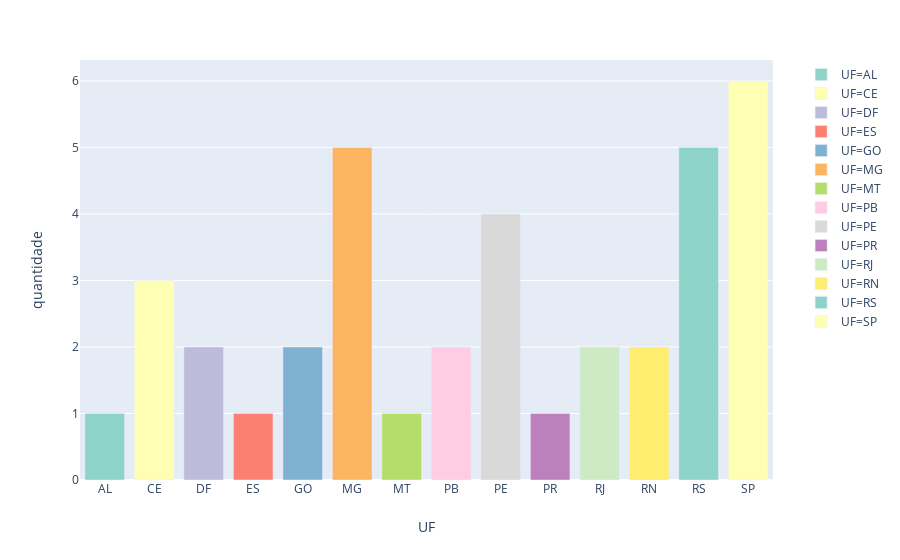

This figure's notebook cell:
### Code cell
px.bar(
    pd.DataFrame(uf).reset_index(),
    x = 'UF',
    y = 'quantidade',
    color = 'UF',
    color_discrete_sequence = py.colors.qualitative.Set3
)

### Figure 1 — Plotly figure (JSON) as saved in the notebook; plotly's stock layout.template omitted (floating-point values rounded to 4 significant figures)
{"data": [{"alignmentgroup": "True", "hoverlabel": {"namelength": 0}, "hovertemplate": "UF=%{x}<br>quantidade=%{y}", "legendgroup": "UF=AL", "marker": {"color": "rgb(141,211,199)"}, "name": "UF=AL", "offsetgroup": "UF=AL", "orientation": "v", "showlegend": true, "textposition": "auto", "type": "bar", "x": ["AL"], "xaxis": "x", "y": [1], "yaxis": "y"}, {"alignmentgroup": "True", "hoverlabel": {"namelength": 0}, "hovertemplate": "UF=%{x}<br>quantidade=%{y}", "legendgroup": "UF=CE", "marker": {"color": "rgb(255,255,179)"}, "name": "UF=CE", "offsetgroup": "UF=CE", "orientation": "v", "showlegend": true, "textposition": "auto", "type": "bar", "x": ["CE"], "xaxis": "x", "y": [3], "yaxis": "y"}, {"alignmentgroup": "True", "hoverlabel": {"namelength": 0}, "hovertemplate": "UF=%{x}<br>quantidade=%{y}", "legendgroup": "UF=DF", "marker": {"color": "rgb(190,186,218)"}, "name": "UF=DF", "offsetgroup": "UF=DF", "orientation": "v", "showlegend": true, "textposition": "auto", "type": "bar", "x": ["DF"], "xaxis": "x", "y": [2], "yaxis": "y"}, {"alignmentgroup": "True", "hoverlabel": {"namelength": 0}, "hovertemplate": "UF=%{x}<br>quantidade=%{y}", "legendgroup": "UF=ES", "marker": {"color": "rgb(251,128,114)"}, "name": "UF=ES", "offsetgroup": "UF=ES", "orientation": "v", "showlegend": true, "textposition": "auto", "type": "bar", "x": ["ES"], "xaxis": "x", "y": [1], "yaxis": "y"}, {"alignmentgroup": "True", "hoverlabel": {"namelength": 0}, "hovertemplate": "UF=%{x}<br>quantidade=%{y}", "legendgroup": "UF=GO", "marker": {"color": "rgb(128,177,211)"}, "name": "UF=GO", "offsetgroup": "UF=GO", "orientation": "v", "showlegend": true, "textposition": "auto", "type": "bar", "x": ["GO"], "xaxis": "x", "y": [2], "yaxis": "y"}, {"alignmentgroup": "True", "hoverlabel": {"namelength": 0}, "hovertemplate": "UF=%{x}<br>quantidade=%{y}", "legendgroup": "UF=MG", "marker": {"color": "rgb(253,180,98)"}, "name": "UF=MG", "offsetgroup": "UF=MG", "orientation": "v", "showlegend": true, "textposition": "auto", "type": "bar", "x": ["MG"], "xaxis": "x", "y": [5], "yaxis": "y"}, {"alignmentgroup": "True", "hoverlabel": {"namelength": 0}, "hovertemplate": "UF=%{x}<br>quantidade=%{y}", "legendgroup": "UF=MT", "marker": {"color": "rgb(179,222,105)"}, "name": "UF=MT", "offsetgroup": "UF=MT", "orientation": "v", "showlegend": true, "textposition": "auto", "type": "bar", "x": ["MT"], "xaxis": "x", "y": [1], "yaxis": "y"}, {"alignmentgroup": "True", "hoverlabel": {"namelength": 0}, "hovertemplate": "UF=%{x}<br>quantidade=%{y}", "legendgroup": "UF=PB", "marker": {"color": "rgb(252,205,229)"}, "name": "UF=PB", "offsetgroup": "UF=PB", "orientation": "v", "showlegend": true, "textposition": "auto", "type": "bar", "x": ["PB"], "xaxis": "x", "y": [2], "yaxis": "y"}, {"alignmentgroup": "True", "hoverlabel": {"namelength": 0}, "hovertemplate": "UF=%{x}<br>quantidade=%{y}", "legendgroup": "UF=PE", "marker": {"color": "rgb(217,217,217)"}, "name": "UF=PE", "offsetgroup": "UF=PE", "orientation": "v", "showlegend": true, "textposition": "auto", "type": "bar", "x": ["PE"], "xaxis": "x", "y": [4], "yaxis": "y"}, {"alignmentgroup": "True", "hoverlabel": {"namelength": 0}, "hovertemplate": "UF=%{x}<br>quantidade=%{y}", "legendgroup": "UF=PR", "marker": {"color": "rgb(188,128,189)"}, "name": "UF=PR", "offsetgroup": "UF=PR", "orientation": "v", "showlegend": true, "textposition": "auto", "type": "bar", "x": ["PR"], "xaxis": "x", "y": [1], "yaxis": "y"}, {"alignmentgroup": "True", "hoverlabel": {"namelength": 0}, "hovertemplate": "UF=%{x}<br>quantidade=%{y}", "legendgroup": "UF=RJ", "marker": {"color": "rgb(204,235,197)"}, "name": "UF=RJ", "offsetgroup": "UF=RJ", "orientation": "v", "showlegend": true, "textposition": "auto", "type": "bar", "x": ["RJ"], "xaxis": "x", "y": [2], "yaxis": "y"}, {"alignmentgroup": "True", "hoverlabel": {"namelength": 0}, "hovertemplate": "UF=%{x}<br>quantidade=%{y}", "legendgroup": "UF=RN", "marker": {"color": "rgb(255,237,111)"}, "name": "UF=RN", "offsetgroup": "UF=RN", "orientation": "v", "showlegend": true, "textposition": "auto", "type": "bar", "x": ["RN"], "xaxis": "x", "y": [2], "yaxis": "y"}, {"alignmentgroup": "True", "hoverlabel": {"namelength": 0}, "hovertemplate": "UF=%{x}<br>quantidade=%{y}", "legendgroup": "UF=RS", "marker": {"color": "rgb(141,211,199)"}, "name": "UF=RS", "offsetgroup": "UF=RS", "orientation": "v", "showlegend": true, "textposition": "auto", "type": "bar", "x": ["RS"], "xaxis": "x", "y": [5], "yaxis": "y"}, {"alignmentgroup": "True", "hoverlabel": {"namelength": 0}, "hovertemplate": "UF=%{x}<br>quantidade=%{y}", "legendgroup": "UF=SP", "marker": {"color": "rgb(255,255,179)"}, "name": "UF=SP", "offsetgroup": "UF=SP", "orientation": "v", "showlegend": true, "textposition": "auto", "type": "bar", "x": ["SP"], "xaxis": "x", "y": [6], "yaxis": "y"}], "layout": {"autosize": true, "barmode": "relative", "legend": {"tracegroupgap": 0}, "margin": {"t": 60}, "xaxis": {"anchor": "y", "autorange": true, "categoryarray": ["AL", "CE", "DF", "ES", "GO", "MG", "MT", "PB", "PE", "PR", "RJ", "RN", "RS", "SP"], "categoryorder": "array", "domain": [0, 0.98], "range": [-0.5, 13.5], "title": {"text": "UF"}, "type": "category"}, "yaxis": {"anchor": "x", "autorange": true, "domain": [0, 1], "range": [0, 6.316], "title": {"text": "quantidade"}, "type": "linear"}}}
